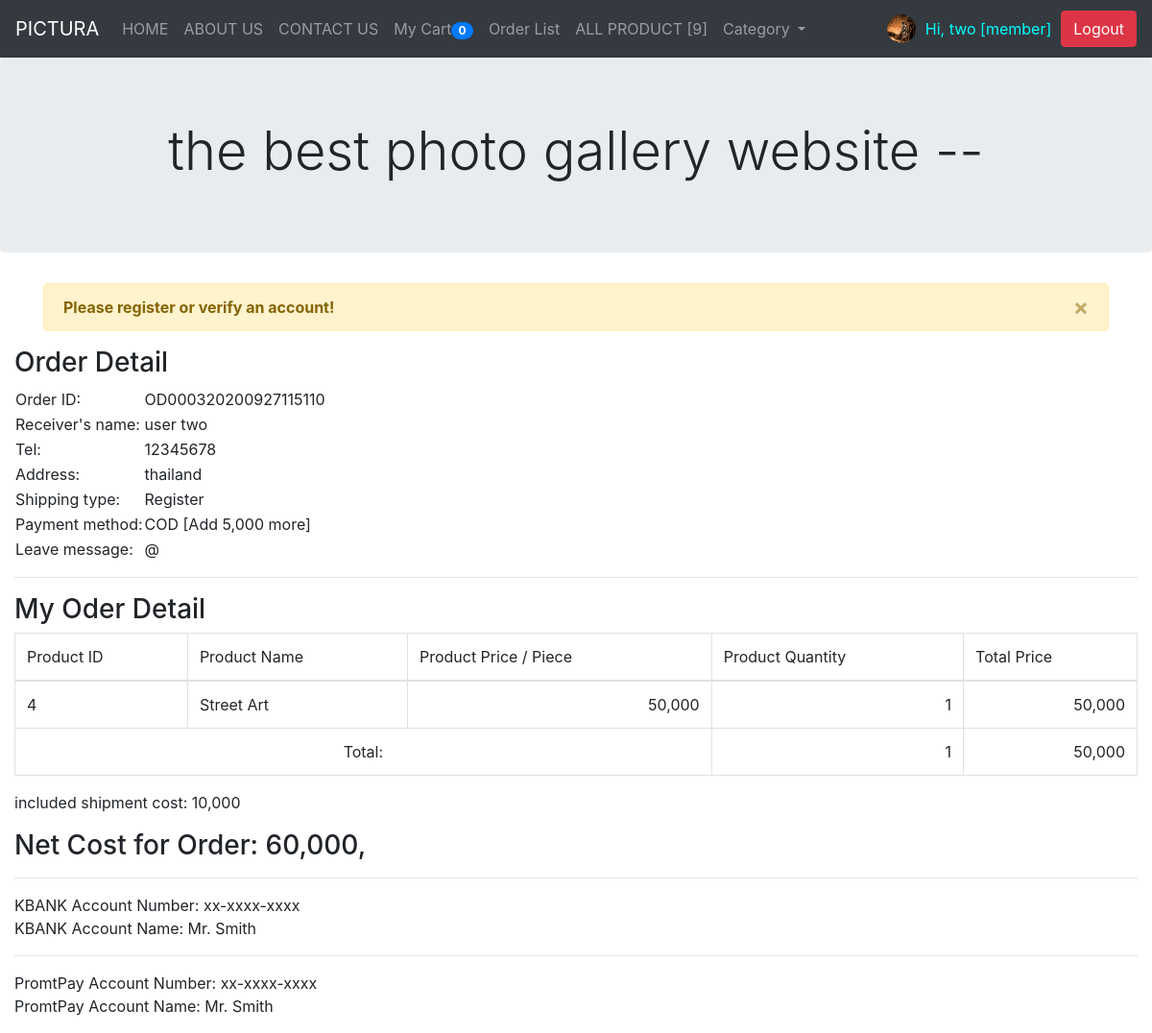
Screenshot of /myOrder/OD000320200927115110 (signed in) with the database file from the repository.
### myapp/models.py (models this page shows, shortened)
class Profile(models.Model):
    user = models.OneToOneField(User, on_delete=models.CASCADE)
    photo = models.ImageField(upload_to='photoProfile',
                              null=True, blank=True, default='default.jpg')
    userType = models.CharField(max_length=100, default='member')
    cartQuantity = models.IntegerField(default=0)

class OrderPending(models.Model):
    orderId = models.CharField(max_length=100)
    user = models.ForeignKey(User, on_delete=models.CASCADE)
    name = models.CharField(max_length=100)
    tel = models.CharField(max_length=100)
    address = models.TextField()
    shipping = models.CharField(max_length=100)
    payment = models.CharField(max_length=100)
    other = models.TextField(null=True, blank=True)
    stamp = models.DateTimeField(auto_now_add=True, null=True, blank=True)
    paid = models.BooleanField(default=False)
    confirmed = models.BooleanField(default=False)
    slip = models.ImageField(upload_to="slip", null=True, blank=True)
    slipTime = models.CharField(max_length=100, null=True, blank=True)
    paymentId = models.CharField(max_length=100, null=True, blank=True)
    trackingNumber = models.CharField(max_length=100, null=True, blank=True)

class OrderList(models.Model):
    orderId = models.CharField(max_length=100)
    productId = models.CharField(max_length=100)
    productName = models.CharField(max_length=100)
    price = models.IntegerField()
    quantity = models.IntegerField()
    total = models.IntegerField()

### myapp/views.py (the view)
# urls.py: path('myOrder/<str:orderId>', MyOrder, name='myOrder'),
def MyOrder(request, orderId):
    username = request.user.username
    user = User.objects.get(username=username)
    order = OrderPending.objects.get(orderId=orderId)
    if user != order.user:
        return redirect('allProduct')
    odList = OrderList.objects.filter(orderId=orderId)
    total = sum([c.total for c in odList])
    order.total = total
    count = sum([c.quantity for c in odList])
    if order.shipping == 'ems':
        shipCost = sum([10000 if i == 0 else 5000 for i in range(count)])
    else:
        shipCost = sum([5000 if i == 0 else 2000 for i in range(count)])
    if order.payment == 'cod':
        shipCost += 5000
    order.shipCost = shipCost
    context = {'order': order, 'odList': odList,
               'total': total, 'count': count}
    return render(request, 'myapp/myOrder.html', context)

### myapp/templatetags/custom_tags.py (called while the page is built)
@register.simple_tag
def show_allproduct():
    count = AllProduct.objects.count()
    return count

@register.inclusion_tag('myapp/allCategory.html')
def all_category():
    cats = Category.objects.all()
    return {'allcats': cats}

### template/myapp/myOrder.html
{% extends 'myapp/base.html' %} {% load humanize %} {% block content %}
<h3>Order Detail</h3>
<table>
  <tr>
    <td>Order ID:</td>
    <td>{{order.orderId}}</td>
  </tr>
  <tr>
    <td class="">Receiver's name:</td>
    <td>{{order.name}}</td>
  </tr>
  <tr>
    <td class="">Tel:</td>
    <td>{{order.tel}}</td>
  </tr>
  <tr>
    <td class="">Address:</td>
    <td>{{order.address}}</td>
  </tr>
  <tr>
    <td class="">Shipping type:</td>
    <td>
      {% if order.shipping == 'ems' %} EMS {% else %} Register {% endif %}
    </td>
  </tr>
  <tr>
    <td class="">Payment method:</td>
    <td>
      {% if order.payment == 'transfer' %} Transfer {% else %} COD [Add 5,000
      more] {% endif %}
    </td>
  </tr>
  <tr>
    <td class="">Leave message:</td>
    <td>{{order.other}}</td>
  </tr>
</table>
<hr />
<h3>My Oder Detail</h3>
<table class="table table-bordered table-strip">
  <thead>
    <tr>
      <td>Product ID</td>
      <td>Product Name</td>
      <td>Product Price / Piece</td>
      <td>Product Quantity</td>
      <td>Total Price</td>
    </tr>
  </thead>
  <tbody>
    {% for pd in odList %}
    <tr>
      <td>{{pd.productId }}</td>
      <td>{{ pd.productName }}</td>
      <td class="text-right">{{pd.price|intcomma}}</td>
      <td class="text-right">{{pd.quantity}}</td>
      <td class="text-right">{{pd.total|intcomma}}</td>
    </tr>
    {% endfor %}
    <tr>
      <td colspan="3" class="text-center">Total:</td>
      <td class="text-right">{{ count|intcomma }}</td>
      <td class="text-right">{{ total|intcomma }}</td>
    </tr>
  </tbody>
</table>
<p>included shipment cost: {{order.shipCost|intcomma}}</p>
<h3>Net Cost for Order: {{total|add:order.shipCost|intcomma}},</h3><hr>
<p>
    KBANK Account Number: xx-xxxx-xxxx<br>
    KBANK Account Name: Mr. Smith<br>
    <hr>
    PromtPay Account Number: xx-xxxx-xxxx<br>
    PromtPay Account Name: Mr. Smith<br>
</p>
{% endblock %}

### template/myapp/base.html (shortened to what this page needs)
{% load custom_tags %} {% load markdown_extra %}
<!DOCTYPE html>
<html lang="en">
  <head>
    <link
      rel="stylesheet"
      href="https://stackpath.bootstrapcdn.com/bootstrap/4.5.2/css/bootstrap.min.css"
    />
    <link
      rel="stylesheet"
      href="https://cdnjs.cloudflare.com/ajax/libs/font-awesome/4.7.0/css/font-awesome.min.css"
    />
  </head>
  <body>
    <nav class="navbar navbar-expand-sm bg-dark navbar-dark">
      <a class="navbar-brand" href="/">PICTURA</a>
      <div class="collapse navbar-collapse" id="collapsibleNavbar">
        <ul class="navbar-nav mr-auto">
          <li class="nav-item">
            <a class="nav-link" href="{% url 'home-page'%}">HOME</a>
          </li>
          <li class="nav-item">
            <a class="nav-link" href="{% url 'about-page'%}">ABOUT US</a>
          </li>
          <li class="nav-item">
            <a class="nav-link" href="{% url 'contact-page'%}">CONTACT US</a>
          </li>
          {% if user.is_authenticated and user.profile.userType == 'member'%}
          <li class="nav-item">
            <a class="nav-link" href="{% url 'myCart'%}"
              >My Cart<span class="badge badge-pill badge-primary"
                >{{user.profile.cartQuantity}}</span
              ></a
            >
          </li>
          <li class="nav-item">
            <a class="nav-link" href="{% url 'orderList'%}">Order List</a>
          </li>
          {% endif %}
          <li class="nav-item">
            <a class="nav-link" href="{% url 'allProduct'%}"
              >ALL PRODUCT [{% show_allproduct %}]</a
            >
          </li>
          <li class="nav-item dropdown">
            <a
              class="nav-link dropdown-toggle"
              href="#"
              id="navbarDropdown"
              role="button"
              data-toggle="dropdown"
              aria-haspopup="true"
              aria-expanded="false"
            >
              Category
            </a>
          </li>
        </ul>
        {% if user.is_authenticated %}
        <img
          src="{{user.profile.photo.url}}"
          alt=""
          width="30px"
          height="30px"
          class="rounded-circle"
        />
        <p style="color: cyan; margin: 10px">
          Hi,&nbsp{{user.last_name}}&nbsp[{{user.profile.userType}}]
        </p>
        <a class="btn btn-danger" href="{% url 'logout' %}">Logout</a>
        {% else %}
        <a class="btn btn-info" href="{% url 'register'%}">Register</a
        >&nbsp&nbsp&nbsp
        <a class="btn btn-info" href="{% url 'login' %}">Login</a>
        {% endif %}
      </div>
    </nav>
    <center>
      <div class="jumbotron">
        <h5 class="display-4">the best photo gallery website --</h5>
      </div>
    </center>
    <div class="container">
      {% if user.is_authenticated and user.verifyemail.approved == False %}
      <div class="alert alert-warning alert-dismissible">
        <button type="button" class="close" data-dismiss="alert">
          &times;
        </button>
        <strong>Please register or verify an account!</strong>
      </div>
      {% endif %}
    </div>
    <div class="container-fluid">
      {% block content %} {% endblock content %}
    </div>
  </body>
</html>

### rows the page displays
OrderPending: orderId "OD000320200927115110", name "user two", tel "12345678", address "thailand", other "@", shipCost "10,000", shipCost "60,000"
OrderList: productId "4", productName "Street Art", price "50,000", quantity "1", total "50,000"

### other values shown
{{ user.profile.cartQuantity }} "0"
{{ user.last_name }} "two"
{{ user.profile.userType }} "member"
{{ count|intcomma }} "1"
{{ total|intcomma }} "50,000"
